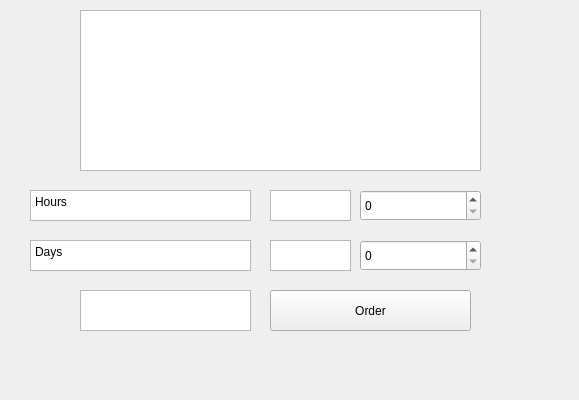
<?xml version="1.0" encoding="UTF-8"?>
<ui version="4.0">
 <class>RentWindowClass</class>
 <widget class="QMainWindow" name="RentWindowClass">
  <property name="geometry">
   <rect>
    <x>0</x>
    <y>0</y>
    <width>579</width>
    <height>400</height>
   </rect>
  </property>
  <property name="windowTitle">
   <string>RentWindow</string>
  </property>
  <widget class="QWidget" name="centralWidget">
   <widget class="QTextEdit" name="vehicleDescriptionText">
    <property name="geometry">
     <rect>
      <x>80</x>
      <y>10</y>
      <width>401</width>
      <height>161</height>
     </rect>
    </property>
   </widget>
   <widget class="QSpinBox" name="hoursSelector">
    <property name="geometry">
     <rect>
      <x>360</x>
      <y>190</y>
      <width>121</width>
      <height>31</height>
     </rect>
    </property>
   </widget>
   <widget class="QPlainTextEdit" name="plainTextEdit">
    <property name="enabled">
     <bool>true</bool>
    </property>
    <property name="geometry">
     <rect>
      <x>30</x>
      <y>190</y>
      <width>221</width>
      <height>31</height>
     </rect>
    </property>
    <property name="plainText">
     <string>Hours</string>
    </property>
    <property name="textInteractionFlags">
     <set>Qt::NoTextInteraction</set>
    </property>
   </widget>
   <widget class="QPlainTextEdit" name="plainTextEdit_2">
    <property name="geometry">
     <rect>
      <x>30</x>
      <y>240</y>
      <width>221</width>
      <height>31</height>
     </rect>
    </property>
    <property name="plainText">
     <string>Days</string>
    </property>
    <property name="textInteractionFlags">
     <set>Qt::NoTextInteraction</set>
    </property>
   </widget>
   <widget class="QSpinBox" name="daysSelector">
    <property name="geometry">
     <rect>
      <x>360</x>
      <y>240</y>
      <width>121</width>
      <height>31</height>
     </rect>
    </property>
   </widget>
   <widget class="QPushButton" name="orderButton">
    <property name="geometry">
     <rect>
      <x>270</x>
      <y>290</y>
      <width>201</width>
      <height>41</height>
     </rect>
    </property>
    <property name="text">
     <string>Order</string>
    </property>
   </widget>
   <widget class="QPlainTextEdit" name="priceTextView">
    <property name="geometry">
     <rect>
      <x>80</x>
      <y>290</y>
      <width>171</width>
      <height>41</height>
     </rect>
    </property>
   </widget>
   <widget class="QPlainTextEdit" name="pricePerHour">
    <property name="geometry">
     <rect>
      <x>270</x>
      <y>190</y>
      <width>81</width>
      <height>31</height>
     </rect>
    </property>
   </widget>
   <widget class="QPlainTextEdit" name="pricePerDay">
    <property name="geometry">
     <rect>
      <x>270</x>
      <y>240</y>
      <width>81</width>
      <height>31</height>
     </rect>
    </property>
   </widget>
  </widget>
 </widget>
 <layoutdefault spacing="6" margin="11"/>
 <resources/>
 <connections/>
</ui>
